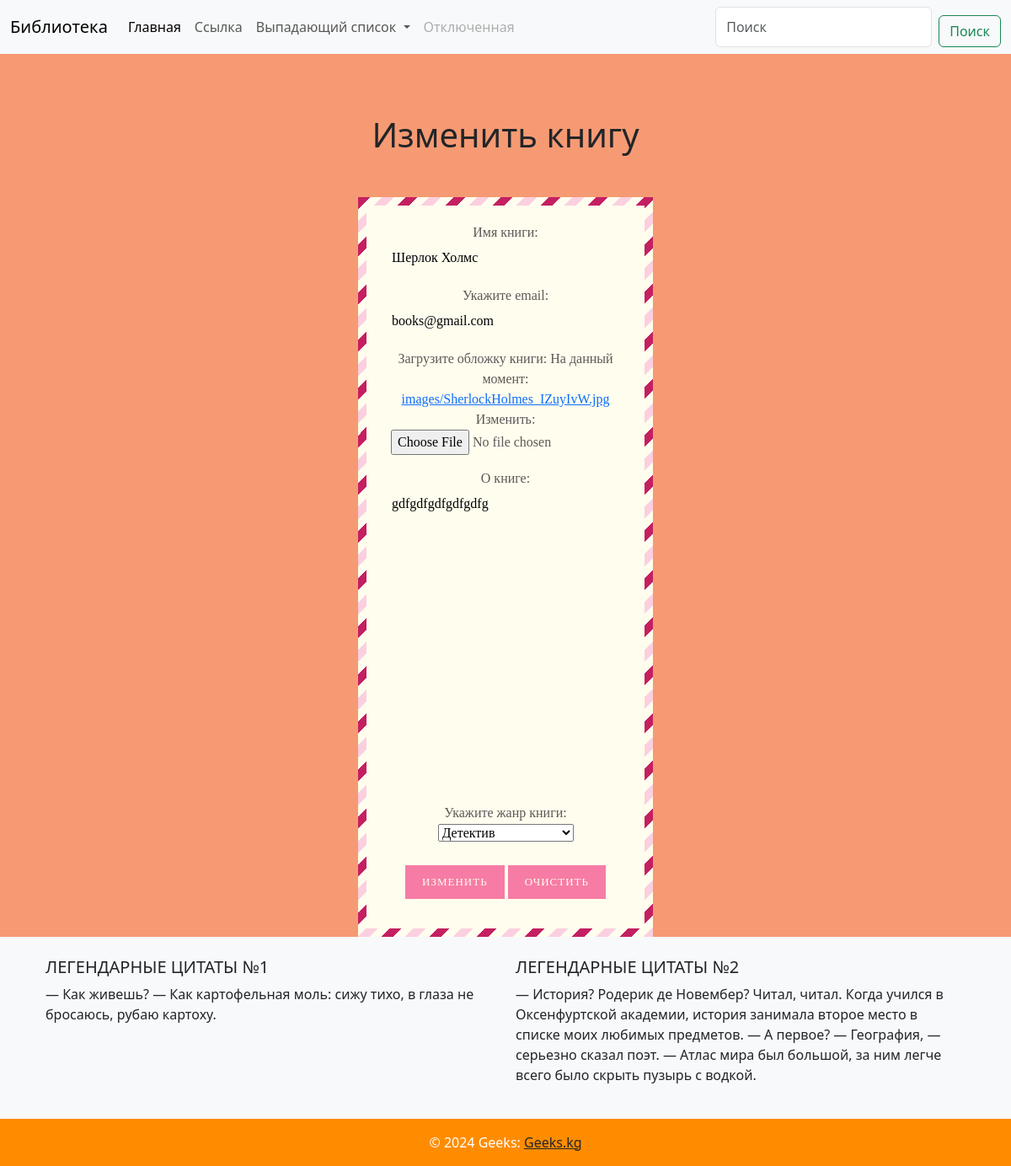
/books/15/update, run on the app's committed database.
### books/models.py (models this page shows, shortened)
class Books(models.Model):
    GENRE = (
        ("Романтика", "Романтика"),
        ("Детектив", "Детектив"),
        ("Фантастика", "Фантастика"),
        ("Научная фантастика", "Научная фантастика"),
    )
    name = models.CharField(max_length=100, verbose_name="Имя книги", null=True)
    email = models.EmailField(
        default="@gmail.com", verbose_name="Укажите email", blank=True
    )
    image = models.ImageField(
        upload_to="images/", verbose_name="Загрузите обложку книги", null=True
    )
    about_book = models.TextField(verbose_name="О книге", null=True)
    genre = models.CharField(
        max_length=20, choices=GENRE, verbose_name="Укажите жанр книги", null=True
    )
    created_at = models.DateTimeField(auto_now_add=True)
    class Meta:
        verbose_name = "Книгу"
        verbose_name_plural = "Все книги"

### books/views.py (the view, shortened to what this page needs)
# urls.py: path("books/<int:id>/update", views.EditBooksView.as_view()),
class EditBooksView(generic.UpdateView):
    template_name = "books/edit_book.html"
    form_class = forms.BookForm
    success_url = "/books/"
    def get_object(self, **kwargs):
        book_id = self.kwargs.get("id")
        return get_object_or_404(models.Books, id=book_id)

### books/forms.py
class BookForm(forms.ModelForm):
    class Meta:
        model = models.Books
        fields = "__all__"

### templates/books/edit_book.html (shortened to what this page needs)
{% load static %}
{% include '../header.html' %}
<link rel="stylesheet" href="{% static 'css/crud_book.css' %}">
<h1>Изменить книгу</h1>
<form  method="POST" enctype="multipart/form-data" class="postcard">
    <div class="form-row">
    {{ form.as_p }}
    <input type="submit" value="Изменить">
    <input type="reset" value="Очистить">
</div>
</form>
{% include '../footer.html' %}

### static/css/crud_book.css (style rules this page uses)
* { box-sizing: border-box; }
body { background: #F5E9D9; }
.postcard { max-width: 350px; margin: 50px auto 0; padding: 20px; background: #fffdee; border: 10px solid transparent; border-image: 10 repeating-linear-gradient(135deg, #C42061, #C42061 10px, transparent 10px, transparent 20px, #FBCFDF 20px, #FBCFDF 30px, transparent 30px, transparent 40px); font-family: 'Playfair Display'; color: #605756; }
.form-row { margin-bottom: 15px; }
.form-row input[type="text"], .form-row input[type="email"], .form-row textarea { width: 100%; padding: 0 10px; line-height: 35px; border-width: 0; outline: none; background: transparent url(https://html5book.ru/wp-content/uploads/2016/12/bg-form.png) bottom left repeat-x; background-size: 8px 35px; font-family: 'Playfair Display'; }
.form-row textarea { background-attachment: local; background-repeat: repeat; resize: none; }
.form-row input[type="submit"], .form-row input[type="reset"] { padding: 10px 20px; margin-top: 10px; background: #F67CA5; border-width: 0; cursor: pointer; outline: none; font-family: 'Playfair Display'; font-size: 13px; letter-spacing: 1px; color: #fffdee; text-transform: uppercase; transition: 1s cubic-bezier(.165, .84, .44, 1); }
body { background: #f69a73; }

### data on the page
Books: name "Шерлок Холмс", email "books@gmail.com", about_book "gdfgdfgdfgdfgdfg", genre "Детектив"
